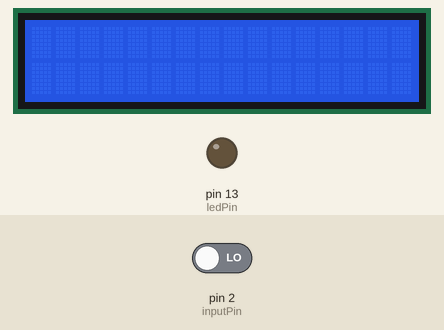
The sketch below on a simulated Arduino Uno, built with avr-gcc and run on an emulated ATmega328P. Parts: 16×2 character LCD, output pins drawn as LEDs (lit = HIGH). The inputs (shaded band) are chosen by the test bench; at power-on: pin 2 (inputPin) LOW.

Above: at 1.2 s.
1.3 s: pin 2 (inputPin) driven HIGH
At 2.9 s:
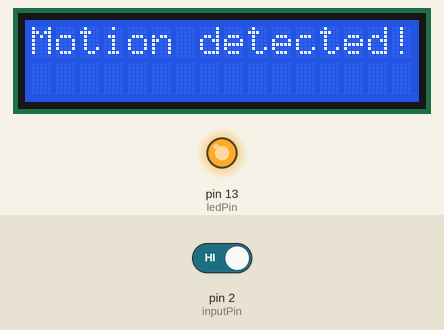
3.2 s: pin 2 (inputPin) driven LOW
At 4.0 s:
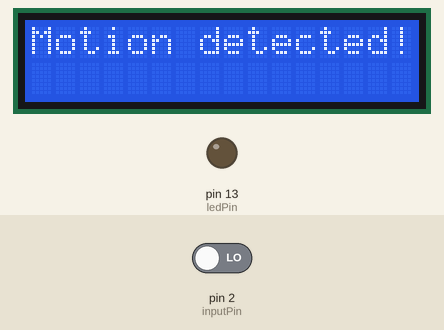
4.7 s: pin 2 (inputPin) driven HIGH
At 5.8 s:
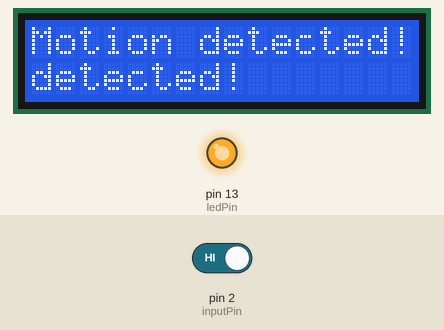
6.4 s: pin 2 (inputPin) driven LOW
At 7.6 s:
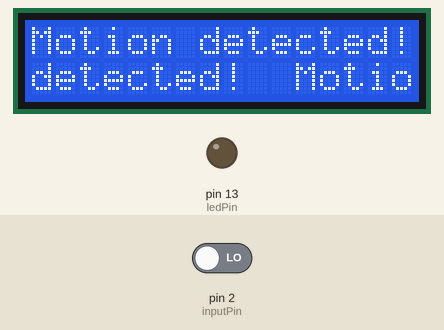
8.2 s: pin 2 (inputPin) driven HIGH
At 8.9 s:
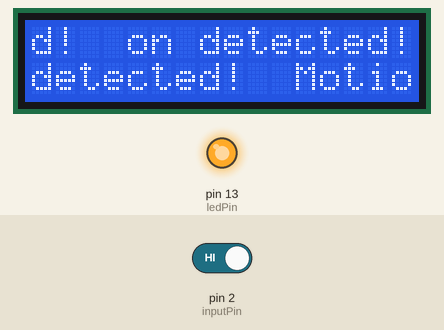
9.8 s: pin 2 (inputPin) driven LOW
At 10.8 s:
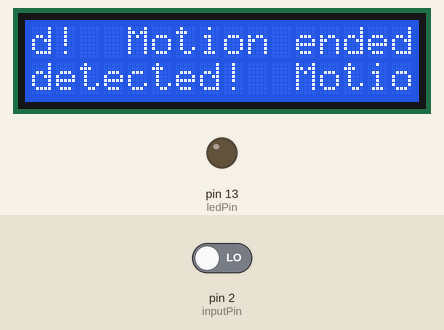
Timing chart, 0 to 12.7 s (numbered marks = the images above; inputs shaded):
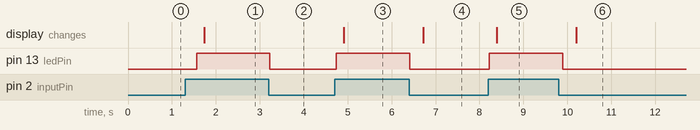

The sketch:

CamBienSR501_LCD.ino
```cpp
int ledPin = 13;        // chọn chân 13 báo hiệu LED
int inputPin = 2;       // chọn ngõ tín hiệu vào cho PIR
int pirState = LOW;     // Bắt đầu với không có báo động
int val = 0;
//int pinSpeaker = 10;    //chọn chân cho chuông khi có đột nhập
#include <LiquidCrystal_I2C.h>
#include <Wire.h>

LiquidCrystal_I2C lcd(0x27, 16, 2);
void setup()
{
  pinMode(ledPin, OUTPUT);
  pinMode(inputPin, INPUT);
 // pinMode(pinSpeaker, OUTPUT);
  //Serial.begin(9600);
  lcd.init();
  lcd.backlight();
}

void loop()
{
  val = digitalRead(inputPin);    // đọc giá trị đầu vào.
  if (val == HIGH)                // nếu giá trị ở mức cao.(1)
  {
    digitalWrite(ledPin, HIGH); // LED On
    //playTone(300, 160);         // thời gian chuông kêu
    delay(150);

    if (pirState == LOW)
    {
      lcd.println("Motion detected!");
      pirState = HIGH;
    }
  }
  else
  {
    digitalWrite(ledPin, LOW);
//    playTone(0, 0);
    delay(300);
    if (pirState == HIGH)
    {
      lcd.println("Motion ended!");
      pirState = LOW;
    }
  }
}

//void playTone(long duration, int freq)
//{
//  duration *= 1000;
//  int period = (1.0 / freq) * 1000000;
//  long elapsed_time = 0;
//  while (elapsed_time < duration)
//  {
//    digitalWrite(pinSpeaker,HIGH);
//    delayMicroseconds(period / 2);
//    digitalWrite(pinSpeaker, LOW);
//    delayMicroseconds(period / 2);
//    elapsed_time += (period);
//  }
//}
```

Measured:
- after the input at 1.3 s, pin 13 (ledPin): LOW → HIGH after 0.26 s; the display: changes after 0.43 s (image 1)
- after the input at 3.2 s, pin 13 (ledPin): HIGH → LOW at once
- after the input at 4.7 s, pin 13 (ledPin): LOW → HIGH at once; the display: changes after 0.21 s (image 3)
- after the input at 6.4 s, pin 13 (ledPin): HIGH → LOW at once; the display: changes after 0.32 s (image 4)
- after the input at 8.2 s, pin 13 (ledPin): LOW → HIGH at once; the display: changes after 0.19 s (image 5)
- after the input at 9.8 s, pin 13 (ledPin): HIGH → LOW after 0.09 s; the display: changes after 0.41 s (image 6)
